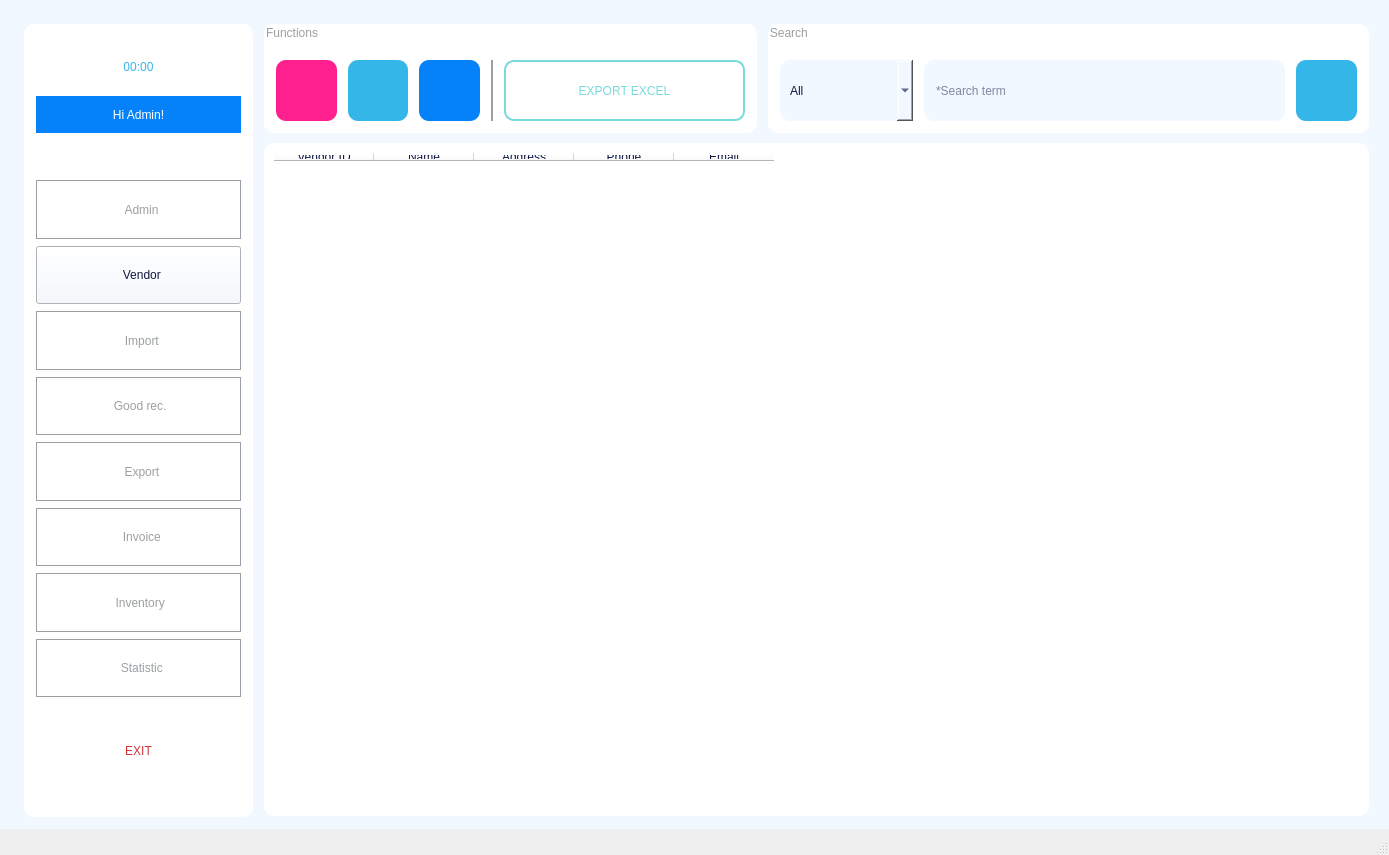
<?xml version="1.0" encoding="UTF-8"?>
<ui version="4.0">
 <class>MainWindowVendor</class>
 <widget class="QMainWindow" name="MainWindowVendor">
  <property name="geometry">
   <rect>
    <x>0</x>
    <y>0</y>
    <width>1389</width>
    <height>855</height>
   </rect>
  </property>
  <property name="maximumSize">
   <size>
    <width>1920</width>
    <height>1080</height>
   </size>
  </property>
  <property name="focusPolicy">
   <enum>Qt::NoFocus</enum>
  </property>
  <property name="windowTitle">
   <string>Vendor</string>
  </property>
  <property name="autoFillBackground">
   <bool>false</bool>
  </property>
  <property name="toolButtonStyle">
   <enum>Qt::ToolButtonTextUnderIcon</enum>
  </property>
  <property name="animated">
   <bool>false</bool>
  </property>
  <widget class="QWidget" name="centralwidget">
   <widget class="QLabel" name="label">
    <property name="geometry">
     <rect>
      <x>24</x>
      <y>24</y>
      <width>229</width>
      <height>793</height>
     </rect>
    </property>
    <property name="styleSheet">
     <string notr="true">border-radius: 10px;
background-color: rgb(255, 255, 255);</string>
    </property>
    <property name="text">
     <string/>
    </property>
   </widget>
   <widget class="QWidget" name="verticalLayoutWidget">
    <property name="geometry">
     <rect>
      <x>36</x>
      <y>180</y>
      <width>205</width>
      <height>517</height>
     </rect>
    </property>
    <layout class="QVBoxLayout" name="verticalLayout">
     <property name="spacing">
      <number>7</number>
     </property>
     <item>
      <widget class="QPushButton" name="pushButtonAdmin">
       <property name="maximumSize">
        <size>
         <width>16777215</width>
         <height>60</height>
        </size>
       </property>
       <property name="toolTipDuration">
        <number>-1</number>
       </property>
       <property name="layoutDirection">
        <enum>Qt::LeftToRight</enum>
       </property>
       <property name="autoFillBackground">
        <bool>false</bool>
       </property>
       <property name="styleSheet">
        <string notr="true">font: 63 12pt &quot;Montserrat SemiBold&quot;;
background-color: rgb(255, 255, 255);
border: 1px solid #9b9fa2;
color: rgb(155, 159, 162);</string>
       </property>
       <property name="text">
        <string>  Admin</string>
       </property>
       <property name="icon">
        <iconset>
         <normaloff>../RESOURCE/ICON/adm2.png</normaloff>../RESOURCE/ICON/adm2.png</iconset>
       </property>
       <property name="iconSize">
        <size>
         <width>35</width>
         <height>35</height>
        </size>
       </property>
      </widget>
     </item>
     <item>
      <widget class="QPushButton" name="pushButtonVendor">
       <property name="maximumSize">
        <size>
         <width>16777215</width>
         <height>60</height>
        </size>
       </property>
       <property name="toolTipDuration">
        <number>-1</number>
       </property>
       <property name="layoutDirection">
        <enum>Qt::LeftToRight</enum>
       </property>
       <property name="autoFillBackground">
        <bool>false</bool>
       </property>
       <property name="styleSheet">
        <string notr="true">font: 63 12pt &quot;Montserrat SemiBold&quot;;
color: rgb(14, 23, 67);
background-color: rgb(242, 248, 255)</string>
       </property>
       <property name="text">
        <string>  Vendor</string>
       </property>
       <property name="icon">
        <iconset>
         <normaloff>../RESOURCE/ICON/vendor2.png</normaloff>../RESOURCE/ICON/vendor2.png</iconset>
       </property>
       <property name="iconSize">
        <size>
         <width>32</width>
         <height>32</height>
        </size>
       </property>
      </widget>
     </item>
     <item>
      <widget class="QPushButton" name="pushButtonImport">
       <property name="maximumSize">
        <size>
         <width>16777215</width>
         <height>60</height>
        </size>
       </property>
       <property name="contextMenuPolicy">
        <enum>Qt::DefaultContextMenu</enum>
       </property>
       <property name="toolTipDuration">
        <number>0</number>
       </property>
       <property name="layoutDirection">
        <enum>Qt::LeftToRight</enum>
       </property>
       <property name="autoFillBackground">
        <bool>false</bool>
       </property>
       <property name="styleSheet">
        <string notr="true">font: 63 12pt &quot;Montserrat SemiBold&quot;;
background-color: rgb(255, 255, 255);
border: 1px solid #9b9fa2;
color: rgb(155, 159, 162);</string>
       </property>
       <property name="text">
        <string>  Import</string>
       </property>
       <property name="icon">
        <iconset>
         <normaloff>../RESOURCE/ICON/import.png</normaloff>../RESOURCE/ICON/import.png</iconset>
       </property>
       <property name="iconSize">
        <size>
         <width>30</width>
         <height>30</height>
        </size>
       </property>
      </widget>
     </item>
     <item>
      <widget class="QPushButton" name="pushButtonReceipt">
       <property name="maximumSize">
        <size>
         <width>16777215</width>
         <height>60</height>
        </size>
       </property>
       <property name="contextMenuPolicy">
        <enum>Qt::DefaultContextMenu</enum>
       </property>
       <property name="toolTipDuration">
        <number>0</number>
       </property>
       <property name="layoutDirection">
        <enum>Qt::LeftToRight</enum>
       </property>
       <property name="autoFillBackground">
        <bool>false</bool>
       </property>
       <property name="styleSheet">
        <string notr="true">font: 63 12pt &quot;Montserrat SemiBold&quot;;
background-color: rgb(255, 255, 255);
border: 1px solid #9b9fa2;
color: rgb(155, 159, 162);</string>
       </property>
       <property name="text">
        <string> Good rec.</string>
       </property>
       <property name="icon">
        <iconset>
         <normaloff>../RESOURCE/ICON/doc.png</normaloff>../RESOURCE/ICON/doc.png</iconset>
       </property>
       <property name="iconSize">
        <size>
         <width>35</width>
         <height>35</height>
        </size>
       </property>
      </widget>
     </item>
     <item>
      <widget class="QPushButton" name="pushButtonExport">
       <property name="maximumSize">
        <size>
         <width>16777215</width>
         <height>60</height>
        </size>
       </property>
       <property name="contextMenuPolicy">
        <enum>Qt::DefaultContextMenu</enum>
       </property>
       <property name="toolTipDuration">
        <number>0</number>
       </property>
       <property name="layoutDirection">
        <enum>Qt::LeftToRight</enum>
       </property>
       <property name="autoFillBackground">
        <bool>false</bool>
       </property>
       <property name="styleSheet">
        <string notr="true">font: 63 12pt &quot;Montserrat SemiBold&quot;;
background-color: rgb(255, 255, 255);
border: 1px solid #9b9fa2;
color: rgb(155, 159, 162);</string>
       </property>
       <property name="text">
        <string>  Export</string>
       </property>
       <property name="icon">
        <iconset>
         <normaloff>../RESOURCE/ICON/export.png</normaloff>../RESOURCE/ICON/export.png</iconset>
       </property>
       <property name="iconSize">
        <size>
         <width>30</width>
         <height>30</height>
        </size>
       </property>
      </widget>
     </item>
     <item>
      <widget class="QPushButton" name="pushButtonInvoice">
       <property name="maximumSize">
        <size>
         <width>16777215</width>
         <height>60</height>
        </size>
       </property>
       <property name="contextMenuPolicy">
        <enum>Qt::DefaultContextMenu</enum>
       </property>
       <property name="toolTipDuration">
        <number>0</number>
       </property>
       <property name="layoutDirection">
        <enum>Qt::LeftToRight</enum>
       </property>
       <property name="autoFillBackground">
        <bool>false</bool>
       </property>
       <property name="styleSheet">
        <string notr="true">font: 63 12pt &quot;Montserrat SemiBold&quot;;
background-color: rgb(255, 255, 255);
border: 1px solid #9b9fa2;
color: rgb(155, 159, 162);</string>
       </property>
       <property name="text">
        <string>  Invoice</string>
       </property>
       <property name="icon">
        <iconset>
         <normaloff>../RESOURCE/ICON/doc.png</normaloff>../RESOURCE/ICON/doc.png</iconset>
       </property>
       <property name="iconSize">
        <size>
         <width>35</width>
         <height>35</height>
        </size>
       </property>
      </widget>
     </item>
     <item>
      <widget class="QPushButton" name="pushButtonInventory">
       <property name="maximumSize">
        <size>
         <width>16777215</width>
         <height>60</height>
        </size>
       </property>
       <property name="contextMenuPolicy">
        <enum>Qt::DefaultContextMenu</enum>
       </property>
       <property name="toolTipDuration">
        <number>0</number>
       </property>
       <property name="layoutDirection">
        <enum>Qt::LeftToRight</enum>
       </property>
       <property name="autoFillBackground">
        <bool>false</bool>
       </property>
       <property name="styleSheet">
        <string notr="true">font: 63 12pt &quot;Montserrat SemiBold&quot;;
background-color: rgb(255, 255, 255);
border: 1px solid #9b9fa2;
color: rgb(155, 159, 162);</string>
       </property>
       <property name="text">
        <string> Inventory</string>
       </property>
       <property name="icon">
        <iconset>
         <normaloff>../RESOURCE/ICON/inventory.png</normaloff>../RESOURCE/ICON/inventory.png</iconset>
       </property>
       <property name="iconSize">
        <size>
         <width>30</width>
         <height>30</height>
        </size>
       </property>
      </widget>
     </item>
     <item>
      <widget class="QPushButton" name="pushButtonStatistic">
       <property name="maximumSize">
        <size>
         <width>16777215</width>
         <height>60</height>
        </size>
       </property>
       <property name="contextMenuPolicy">
        <enum>Qt::DefaultContextMenu</enum>
       </property>
       <property name="toolTipDuration">
        <number>0</number>
       </property>
       <property name="layoutDirection">
        <enum>Qt::LeftToRight</enum>
       </property>
       <property name="autoFillBackground">
        <bool>false</bool>
       </property>
       <property name="styleSheet">
        <string notr="true">font: 63 12pt &quot;Montserrat SemiBold&quot;;
background-color: rgb(255, 255, 255);
border: 1px solid #9b9fa2;
color: rgb(155, 159, 162);</string>
       </property>
       <property name="text">
        <string>  Statistic</string>
       </property>
       <property name="icon">
        <iconset>
         <normaloff>../RESOURCE/ICON/statis.png</normaloff>../RESOURCE/ICON/statis.png</iconset>
       </property>
       <property name="iconSize">
        <size>
         <width>32</width>
         <height>32</height>
        </size>
       </property>
      </widget>
     </item>
    </layout>
   </widget>
   <widget class="QGroupBox" name="groupBox">
    <property name="geometry">
     <rect>
      <x>264</x>
      <y>24</y>
      <width>493</width>
      <height>109</height>
     </rect>
    </property>
    <property name="styleSheet">
     <string notr="true">padding: 5px;
border-radius: 10px;
color: rgb(155, 159, 162);
background-color: rgb(255, 255, 255);
font: 25 10pt &quot;Montserrat Light&quot;;</string>
    </property>
    <property name="title">
     <string>Functions</string>
    </property>
    <widget class="QWidget" name="horizontalLayoutWidget">
     <property name="geometry">
      <rect>
       <x>12</x>
       <y>36</y>
       <width>217</width>
       <height>61</height>
      </rect>
     </property>
     <layout class="QHBoxLayout" name="horizontalLayout">
      <property name="spacing">
       <number>11</number>
      </property>
      <item>
       <widget class="QPushButton" name="pushButtonNew">
        <property name="maximumSize">
         <size>
          <width>100</width>
          <height>100</height>
         </size>
        </property>
        <property name="toolTip">
         <string>&lt;html&gt;&lt;head/&gt;&lt;body&gt;&lt;p&gt;&lt;span style=&quot; font-size:12pt; color:#ff2090;&quot;&gt;New&lt;/span&gt;&lt;/p&gt;&lt;/body&gt;&lt;/html&gt;</string>
        </property>
        <property name="toolTipDuration">
         <number>-1</number>
        </property>
        <property name="styleSheet">
         <string notr="true">QPushButton {
    background-color: #FF2090; /* Màu nền mặc định */

    border-radius: 10px; 
    padding: 5px;

}

QPushButton:hover {
    background-color: #FFA2D1; /* Màu khi di chuột */  
}

QPushButton:pressed {
    background-color: #FF2090; /* Màu khi nhấn */
}

QPushButton:focus {
    border: 5px solid #FFA2D1; /* Viền khi nút được focus */ 
}
</string>
        </property>
        <property name="text">
         <string/>
        </property>
        <property name="icon">
         <iconset>
          <normaloff>../RESOURCE/ICON/new.png</normaloff>../RESOURCE/ICON/new.png</iconset>
        </property>
        <property name="iconSize">
         <size>
          <width>32</width>
          <height>32</height>
         </size>
        </property>
       </widget>
      </item>
      <item>
       <widget class="QPushButton" name="pushButtonEdit">
        <property name="maximumSize">
         <size>
          <width>100</width>
          <height>100</height>
         </size>
        </property>
        <property name="toolTip">
         <string>&lt;html&gt;&lt;head/&gt;&lt;body&gt;&lt;p&gt;&lt;span style=&quot; font-size:12pt; color:#35b6e8;&quot;&gt;Edit&lt;/span&gt;&lt;/p&gt;&lt;/body&gt;&lt;/html&gt;</string>
        </property>
        <property name="styleSheet">
         <string notr="true">QPushButton {
    background-color: #35B6E8; /* Màu nền mặc định */

    border-radius: 10px; 
    padding: 5px;

}

QPushButton:hover {
    background-color: #A3E3FC; /* Màu khi di chuột */  

}

QPushButton:pressed {
    background-color: #35B6E8; /* Màu khi nhấn */
}

QPushButton:focus {
    border: 5px solid #A3E3FC; /* Viền khi nút được focus */ 
}
</string>
        </property>
        <property name="text">
         <string/>
        </property>
        <property name="icon">
         <iconset>
          <normaloff>../RESOURCE/ICON/edit.png</normaloff>../RESOURCE/ICON/edit.png</iconset>
        </property>
        <property name="iconSize">
         <size>
          <width>32</width>
          <height>32</height>
         </size>
        </property>
       </widget>
      </item>
      <item>
       <widget class="QPushButton" name="pushButtonDelete">
        <property name="maximumSize">
         <size>
          <width>100</width>
          <height>100</height>
         </size>
        </property>
        <property name="toolTip">
         <string>&lt;html&gt;&lt;head/&gt;&lt;body&gt;&lt;p&gt;&lt;span style=&quot; font-size:12pt; color:#0581f9;&quot;&gt;Delete&lt;/span&gt;&lt;/p&gt;&lt;/body&gt;&lt;/html&gt;</string>
        </property>
        <property name="styleSheet">
         <string notr="true">QPushButton {
    background-color: #0581F9; /* Màu nền mặc định */

    border-radius: 10px; 
    padding: 5px;

}

QPushButton:hover {
    background-color: #87C4FF; /* Màu khi di chuột */  

}

QPushButton:pressed {
    background-color: #0581F9; /* Màu khi nhấn */
}

QPushButton:focus {
    border: 5px solid #87C4FF; /* Viền khi nút được focus */ 
}
</string>
        </property>
        <property name="text">
         <string/>
        </property>
        <property name="icon">
         <iconset>
          <normaloff>../RESOURCE/ICON/delete.png</normaloff>../RESOURCE/ICON/delete.png</iconset>
        </property>
        <property name="iconSize">
         <size>
          <width>32</width>
          <height>32</height>
         </size>
        </property>
       </widget>
      </item>
      <item>
       <widget class="QLabel" name="label_3">
        <property name="maximumSize">
         <size>
          <width>2</width>
          <height>16777215</height>
         </size>
        </property>
        <property name="styleSheet">
         <string notr="true">background-color: rgb(155, 159, 162);</string>
        </property>
        <property name="text">
         <string/>
        </property>
       </widget>
      </item>
     </layout>
    </widget>
    <widget class="QPushButton" name="pushButtonExcel">
     <property name="geometry">
      <rect>
       <x>240</x>
       <y>36</y>
       <width>241</width>
       <height>61</height>
      </rect>
     </property>
     <property name="styleSheet">
      <string notr="true">QPushButton {
    background-color: #FFFFFF; /* Màu nền mặc định */
    border-radius: 10px; 
	border: 2px solid #79DADC;
    padding: 5px;
	color: #79DADC;
	font: 63 12pt &quot;Montserrat SemiBold&quot;;
}

QPushButton:hover {
    background-color: #79DADC; /* Màu khi di chuột */  
	color: #FFFFFF;
	border: 2px solid #FFFFFF;
}

QPushButton:pressed {
    background-color: #FFFFFF; /* Màu khi nhấn */
}

QPushButton:focus {
    background-color: #79DADC; /* Màu khi di chuột */  
	border:5px solid #B4EDEE;
	color: #FFFFFF;

}
</string>
     </property>
     <property name="text">
      <string>EXPORT EXCEL</string>
     </property>
     <property name="icon">
      <iconset>
       <normaloff>../RESOURCE/ICON/exc.png</normaloff>../RESOURCE/ICON/exc.png</iconset>
     </property>
     <property name="iconSize">
      <size>
       <width>70</width>
       <height>70</height>
      </size>
     </property>
    </widget>
   </widget>
   <widget class="QLabel" name="label_2">
    <property name="geometry">
     <rect>
      <x>0</x>
      <y>-12</y>
      <width>1393</width>
      <height>841</height>
     </rect>
    </property>
    <property name="styleSheet">
     <string notr="true">background-color: rgb(242, 248, 255);</string>
    </property>
    <property name="text">
     <string/>
    </property>
   </widget>
   <widget class="QGroupBox" name="groupBox_2">
    <property name="geometry">
     <rect>
      <x>768</x>
      <y>24</y>
      <width>601</width>
      <height>109</height>
     </rect>
    </property>
    <property name="styleSheet">
     <string notr="true">padding: 5px;
border-radius: 10px;
color: rgb(155, 159, 162);
background-color: rgb(255, 255, 255);
font: 25 10pt &quot;Montserrat Light&quot;;</string>
    </property>
    <property name="title">
     <string>Search </string>
    </property>
    <widget class="QLineEdit" name="lineEdit">
     <property name="geometry">
      <rect>
       <x>156</x>
       <y>36</y>
       <width>361</width>
       <height>61</height>
      </rect>
     </property>
     <property name="styleSheet">
      <string notr="true">background-color: rgb(242, 248, 255);
color: rgb(14, 23, 67);
font: 57 12pt &quot;Montserrat Medium&quot;;
padding: 10px;</string>
     </property>
     <property name="text">
      <string/>
     </property>
     <property name="placeholderText">
      <string>*Search term</string>
     </property>
    </widget>
    <widget class="QPushButton" name="pushButton">
     <property name="geometry">
      <rect>
       <x>528</x>
       <y>36</y>
       <width>61</width>
       <height>61</height>
      </rect>
     </property>
     <property name="maximumSize">
      <size>
       <width>100</width>
       <height>100</height>
      </size>
     </property>
     <property name="styleSheet">
      <string notr="true">QPushButton {
    background-color: #35B6E8; /* Màu nền mặc định */
    border-radius: 10px; 
    padding: 5px;

}

QPushButton:hover {
    background-color: #8EDAF8; /* Màu khi di chuột */  

}

QPushButton:pressed {
    background-color: #35B6E8; /* Màu khi nhấn */
}

QPushButton:focus {
    border: 5px solid #8EDAF8; /* Viền khi nút được focus */ 
}
</string>
     </property>
     <property name="text">
      <string/>
     </property>
     <property name="icon">
      <iconset>
       <normaloff>../RESOURCE/ICON/search.png</normaloff>../RESOURCE/ICON/search.png</iconset>
     </property>
     <property name="iconSize">
      <size>
       <width>25</width>
       <height>25</height>
      </size>
     </property>
    </widget>
    <widget class="QComboBox" name="comboBox">
     <property name="geometry">
      <rect>
       <x>12</x>
       <y>36</y>
       <width>133</width>
       <height>61</height>
      </rect>
     </property>
     <property name="styleSheet">
      <string notr="true">background-color: rgb(242, 248, 255);
color: rgb(14, 23, 67);
font: 57 12pt &quot;Montserrat Medium&quot;;
padding: 10px;</string>
     </property>
     <property name="editable">
      <bool>false</bool>
     </property>
     <property name="currentText">
      <string>All</string>
     </property>
     <property name="sizeAdjustPolicy">
      <enum>QComboBox::AdjustToContentsOnFirstShow</enum>
     </property>
     <item>
      <property name="text">
       <string>All</string>
      </property>
     </item>
     <item>
      <property name="text">
       <string>Vendor ID</string>
      </property>
     </item>
     <item>
      <property name="text">
       <string>Name </string>
      </property>
     </item>
    </widget>
   </widget>
   <widget class="QTableWidget" name="tableWidget">
    <property name="geometry">
     <rect>
      <x>264</x>
      <y>143</y>
      <width>1105</width>
      <height>673</height>
     </rect>
    </property>
    <property name="toolTip">
     <string/>
    </property>
    <property name="styleSheet">
     <string notr="true">padding: 5px;
border-radius: 10px;
color: rgb(14, 23, 67);
background-color: rgb(255, 255, 255);
font: 57 10pt &quot;Montserrat Medium&quot;;</string>
    </property>
    <column>
     <property name="text">
      <string>Vendor ID</string>
     </property>
    </column>
    <column>
     <property name="text">
      <string>Name</string>
     </property>
    </column>
    <column>
     <property name="text">
      <string>Address</string>
     </property>
    </column>
    <column>
     <property name="text">
      <string>Phone</string>
     </property>
    </column>
    <column>
     <property name="text">
      <string>Email</string>
     </property>
    </column>
   </widget>
   <widget class="QLabel" name="label_4">
    <property name="geometry">
     <rect>
      <x>36</x>
      <y>36</y>
      <width>205</width>
      <height>61</height>
     </rect>
    </property>
    <property name="styleSheet">
     <string notr="true">color: rgb(53, 182, 232);
font: 87 30pt &quot;Montserrat Black&quot;;</string>
    </property>
    <property name="text">
     <string>00:00</string>
    </property>
    <property name="alignment">
     <set>Qt::AlignCenter</set>
    </property>
   </widget>
   <widget class="QLabel" name="label_5">
    <property name="geometry">
     <rect>
      <x>36</x>
      <y>96</y>
      <width>205</width>
      <height>37</height>
     </rect>
    </property>
    <property name="styleSheet">
     <string notr="true">color: rgb(255, 255, 255);
font: 63 15pt &quot;Montserrat SemiBold&quot;;
background-color: rgb(5, 129, 249);</string>
    </property>
    <property name="text">
     <string>Hi Admin!</string>
    </property>
    <property name="alignment">
     <set>Qt::AlignCenter</set>
    </property>
   </widget>
   <widget class="QPushButton" name="pushButton_2">
    <property name="geometry">
     <rect>
      <x>60</x>
      <y>720</y>
      <width>157</width>
      <height>61</height>
     </rect>
    </property>
    <property name="styleSheet">
     <string notr="true">QPushButton {
    background-color: #FFFFFF; /* Màu nền mặc định */
	color: #D23435;
	font: 8120 17pt &quot;Montserrat Bold&quot;;
    border-radius: 10px; 
    padding: 5px;

}

QPushButton:hover {
	border: 2px solid #D23435;
}

QPushButton:pressed {
    background-color: #D23435; /* Màu khi nhấn */
}

QPushButton:focus {
	border: 2px solid #D23435;
}
</string>
    </property>
    <property name="text">
     <string>EXIT</string>
    </property>
    <property name="icon">
     <iconset>
      <normaloff>../RESOURCE/ICON/turnoff.png</normaloff>../RESOURCE/ICON/turnoff.png</iconset>
    </property>
    <property name="iconSize">
     <size>
      <width>35</width>
      <height>35</height>
     </size>
    </property>
   </widget>
   <zorder>label_2</zorder>
   <zorder>label</zorder>
   <zorder>verticalLayoutWidget</zorder>
   <zorder>groupBox</zorder>
   <zorder>groupBox_2</zorder>
   <zorder>tableWidget</zorder>
   <zorder>label_4</zorder>
   <zorder>label_5</zorder>
   <zorder>pushButton_2</zorder>
  </widget>
  <widget class="QMenuBar" name="menubar">
   <property name="geometry">
    <rect>
     <x>0</x>
     <y>0</y>
     <width>1389</width>
     <height>26</height>
    </rect>
   </property>
  </widget>
  <widget class="QStatusBar" name="statusbar"/>
 </widget>
 <resources/>
 <connections/>
</ui>
